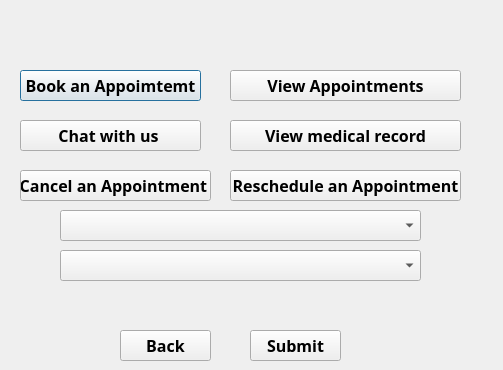
<?xml version="1.0" encoding="UTF-8"?>
<ui version="4.0">
 <class>PatientManagmentWindow</class>
 <widget class="QDialog" name="PatientManagmentWindow">
  <property name="geometry">
   <rect>
    <x>0</x>
    <y>0</y>
    <width>503</width>
    <height>370</height>
   </rect>
  </property>
  <property name="font">
   <font>
    <family>Script MT Bold</family>
    <pointsize>14</pointsize>
    <bold>true</bold>
   </font>
  </property>
  <property name="windowTitle">
   <string>Dialog</string>
  </property>
  <widget class="QLabel" name="labelUsername">
   <property name="geometry">
    <rect>
     <x>300</x>
     <y>20</y>
     <width>91</width>
     <height>21</height>
    </rect>
   </property>
   <property name="text">
    <string/>
   </property>
  </widget>
  <widget class="QPushButton" name="pushButtonBook">
   <property name="geometry">
    <rect>
     <x>20</x>
     <y>70</y>
     <width>181</width>
     <height>31</height>
    </rect>
   </property>
   <property name="font">
    <font>
     <family>Forte</family>
     <pointsize>12</pointsize>
     <bold>true</bold>
    </font>
   </property>
   <property name="text">
    <string>Book an Appoimtemt</string>
   </property>
  </widget>
  <widget class="QPushButton" name="pushButtonCancel">
   <property name="geometry">
    <rect>
     <x>20</x>
     <y>170</y>
     <width>191</width>
     <height>31</height>
    </rect>
   </property>
   <property name="font">
    <font>
     <family>Forte</family>
     <pointsize>12</pointsize>
     <bold>true</bold>
    </font>
   </property>
   <property name="text">
    <string>Cancel an Appointment </string>
   </property>
  </widget>
  <widget class="QPushButton" name="pushButtonReschedule">
   <property name="geometry">
    <rect>
     <x>230</x>
     <y>170</y>
     <width>231</width>
     <height>31</height>
    </rect>
   </property>
   <property name="font">
    <font>
     <family>Forte</family>
     <pointsize>12</pointsize>
     <bold>true</bold>
    </font>
   </property>
   <property name="text">
    <string>Reschedule an Appointment</string>
   </property>
  </widget>
  <widget class="QPushButton" name="pushButtonMedical_Record">
   <property name="geometry">
    <rect>
     <x>230</x>
     <y>120</y>
     <width>231</width>
     <height>31</height>
    </rect>
   </property>
   <property name="font">
    <font>
     <family>Forte</family>
     <pointsize>12</pointsize>
     <bold>true</bold>
    </font>
   </property>
   <property name="text">
    <string>View medical record</string>
   </property>
  </widget>
  <widget class="QPushButton" name="pushButtonChat">
   <property name="geometry">
    <rect>
     <x>20</x>
     <y>120</y>
     <width>181</width>
     <height>31</height>
    </rect>
   </property>
   <property name="font">
    <font>
     <family>Forte</family>
     <pointsize>12</pointsize>
     <bold>true</bold>
    </font>
   </property>
   <property name="text">
    <string>Chat with us </string>
   </property>
  </widget>
  <widget class="QComboBox" name="comboBoxReschedule">
   <property name="geometry">
    <rect>
     <x>60</x>
     <y>250</y>
     <width>361</width>
     <height>31</height>
    </rect>
   </property>
   <property name="font">
    <font>
     <family>Forte</family>
     <pointsize>12</pointsize>
     <bold>true</bold>
    </font>
   </property>
  </widget>
  <widget class="QComboBox" name="comboBoxCancel">
   <property name="geometry">
    <rect>
     <x>60</x>
     <y>210</y>
     <width>361</width>
     <height>31</height>
    </rect>
   </property>
   <property name="font">
    <font>
     <family>Forte</family>
     <pointsize>12</pointsize>
     <bold>true</bold>
    </font>
   </property>
  </widget>
  <widget class="QPushButton" name="pushButtonSubmit">
   <property name="geometry">
    <rect>
     <x>250</x>
     <y>330</y>
     <width>91</width>
     <height>31</height>
    </rect>
   </property>
   <property name="font">
    <font>
     <family>Script MT Bold</family>
     <pointsize>12</pointsize>
     <bold>true</bold>
    </font>
   </property>
   <property name="text">
    <string>Submit</string>
   </property>
  </widget>
  <widget class="QPushButton" name="pushButton">
   <property name="geometry">
    <rect>
     <x>120</x>
     <y>330</y>
     <width>91</width>
     <height>31</height>
    </rect>
   </property>
   <property name="font">
    <font>
     <family>Script MT Bold</family>
     <pointsize>12</pointsize>
     <bold>true</bold>
    </font>
   </property>
   <property name="text">
    <string>Back</string>
   </property>
  </widget>
  <widget class="QPushButton" name="pushButtonMedical_Record_2">
   <property name="geometry">
    <rect>
     <x>230</x>
     <y>70</y>
     <width>231</width>
     <height>31</height>
    </rect>
   </property>
   <property name="font">
    <font>
     <family>Forte</family>
     <pointsize>12</pointsize>
     <bold>true</bold>
    </font>
   </property>
   <property name="text">
    <string>View Appointments</string>
   </property>
  </widget>
  <widget class="QLabel" name="labelHello_2">
   <property name="geometry">
    <rect>
     <x>30</x>
     <y>10</y>
     <width>191</width>
     <height>31</height>
    </rect>
   </property>
   <property name="text">
    <string/>
   </property>
  </widget>
 </widget>
 <tabstops>
  <tabstop>pushButtonCancel</tabstop>
  <tabstop>pushButtonReschedule</tabstop>
  <tabstop>pushButtonMedical_Record</tabstop>
  <tabstop>pushButtonChat</tabstop>
  <tabstop>comboBoxReschedule</tabstop>
  <tabstop>comboBoxCancel</tabstop>
  <tabstop>pushButtonSubmit</tabstop>
  <tabstop>pushButton</tabstop>
  <tabstop>pushButtonBook</tabstop>
  <tabstop>pushButtonMedical_Record_2</tabstop>
 </tabstops>
 <resources/>
 <connections/>
</ui>
